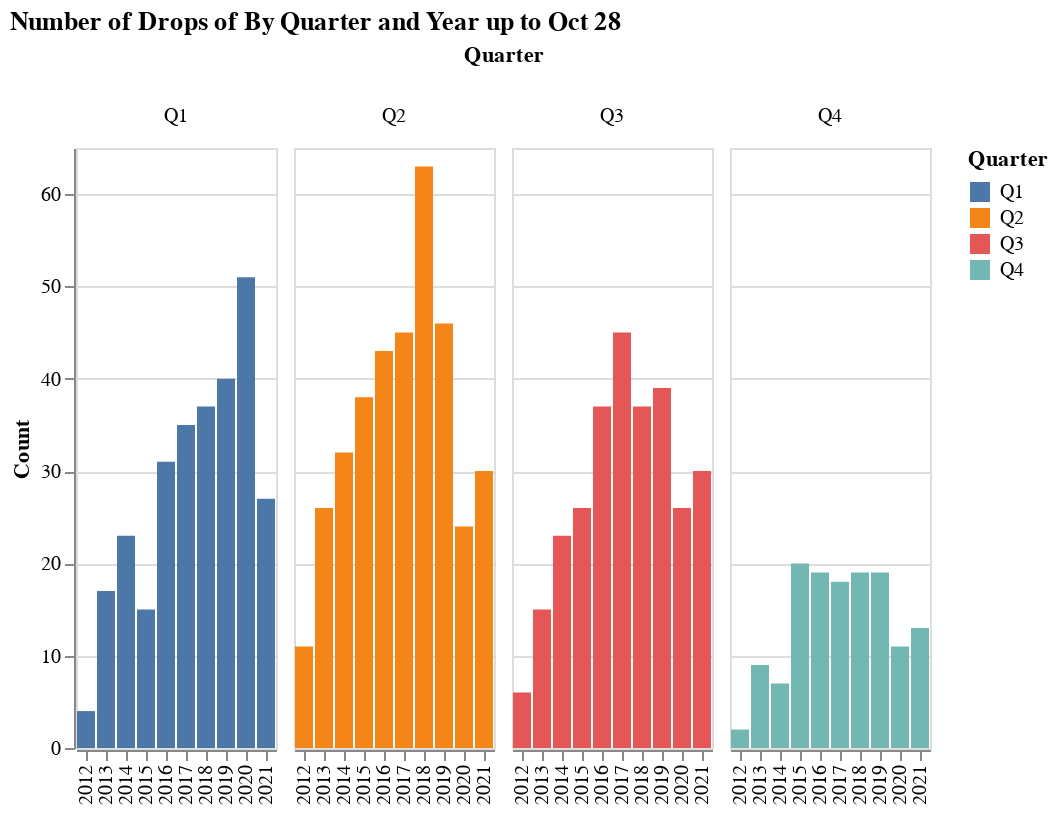

Notebook cell for this chart:
### Markdown cell above
## Breakdown by Quarter

Look at the drops by quarter brings the picture into clearer focus. From the previous plots, it seems that 2021 is lagging behind the more-heavily-pandemic-impacted year of 2020, but looking at it by quarter shows why this is. 2020 Q1, which the COVID-pandemic only lightly impinged upon, was huge, much bigger than any previous Q1. 2021 Q2 and Q3 had more drops than 2020, but not by enough of a margin to make up the deficit from Q1.

In any case, number of drops are slowly recovering in 2021, but still quite a way off from where you would expect given the pre-COVID trend.

### Code cell
# tdf = df_all.groupby(['Quarter', 'Year']).count()['Release'].reset_index()
tdf = ytd_df.groupby(['Quarter', 'Year']).count()['Release'].reset_index()
tdf = tdf.rename(columns={"Release": "Count"})
alt.Chart(tdf, width=100).mark_bar().encode(
    x=alt.X('Year:N', sort=kind_sort_order, title=None),
    y='Count:Q',
    color=alt.Color('Quarter:N', sort=kind_sort_order),
    column='Quarter:O',
    tooltip=['Year', 'Count']
).configure_facet(spacing=7).properties(title=f"Number of Drops of By Quarter and Year up to {rel.strftime('%b %d')}")

### Figure 1 — Vega-Lite specification as saved in the notebook (floating-point values rounded to 4 significant figures)
{"$schema": "https://vega.github.io/schema/vega-lite/v4.8.1.json", "config": {"facet": {"spacing": 7}, "view": {"continuousHeight": 300, "continuousWidth": 400}}, "data": {"name": "data-5ce69f46a910d0172d7e28eb054f866a"}, "datasets": {"data-5ce69f46a910d0172d7e28eb054f866a": [{"Count": 4, "Quarter": "Q1", "Year": 2012}, {"Count": 17, "Quarter": "Q1", "Year": 2013}, {"Count": 23, "Quarter": "Q1", "Year": 2014}, {"Count": 15, "Quarter": "Q1", "Year": 2015}, {"Count": 31, "Quarter": "Q1", "Year": 2016}, {"Count": 35, "Quarter": "Q1", "Year": 2017}, {"Count": 37, "Quarter": "Q1", "Year": 2018}, {"Count": 40, "Quarter": "Q1", "Year": 2019}, {"Count": 51, "Quarter": "Q1", "Year": 2020}, {"Count": 27, "Quarter": "Q1", "Year": 2021}, {"Count": 11, "Quarter": "Q2", "Year": 2012}, {"Count": 26, "Quarter": "Q2", "Year": 2013}, {"Count": 32, "Quarter": "Q2", "Year": 2014}, {"Count": 38, "Quarter": "Q2", "Year": 2015}, {"Count": 43, "Quarter": "Q2", "Year": 2016}, {"Count": 45, "Quarter": "Q2", "Year": 2017}, {"Count": 63, "Quarter": "Q2", "Year": 2018}, {"Count": 46, "Quarter": "Q2", "Year": 2019}, {"Count": 24, "Quarter": "Q2", "Year": 2020}, {"Count": 30, "Quarter": "Q2", "Year": 2021}, {"Count": 6, "Quarter": "Q3", "Year": 2012}, {"Count": 15, "Quarter": "Q3", "Year": 2013}, {"Count": 23, "Quarter": "Q3", "Year": 2014}, {"Count": 26, "Quarter": "Q3", "Year": 2015}, {"Count": 37, "Quarter": "Q3", "Year": 2016}, {"Count": 45, "Quarter": "Q3", "Year": 2017}, {"Count": 37, "Quarter": "Q3", "Year": 2018}, {"Count": 39, "Quarter": "Q3", "Year": 2019}, {"Count": 26, "Quarter": "Q3", "Year": 2020}, {"Count": 30, "Quarter": "Q3", "Year": 2021}, {"Count": 2, "Quarter": "Q4", "Year": 2012}, {"Count": 9, "Quarter": "Q4", "Year": 2013}, {"Count": 7, "Quarter": "Q4", "Year": 2014}, {"Count": 20, "Quarter": "Q4", "Year": 2015}, {"Count": 19, "Quarter": "Q4", "Year": 2016}, {"Count": 18, "Quarter": "Q4", "Year": 2017}, {"Count": 19, "Quarter": "Q4", "Year": 2018}, {"Count": 19, "Quarter": "Q4", "Year": 2019}, {"Count": 11, "Quarter": "Q4", "Year": 2020}, {"Count": 13, "Quarter": "Q4", "Year": 2021}]}, "encoding": {"color": {"field": "Quarter", "sort": ["Bottom", "Top", "Layer"], "type": "nominal"}, "column": {"field": "Quarter", "type": "ordinal"}, "tooltip": [{"field": "Year", "type": "quantitative"}, {"field": "Count", "type": "quantitative"}], "x": {"field": "Year", "sort": ["Bottom", "Top", "Layer"], "title": null, "type": "nominal"}, "y": {"field": "Count", "type": "quantitative"}}, "mark": "bar", "title": "Number of Drops of By Quarter and Year up to Oct 28", "width": 100}
